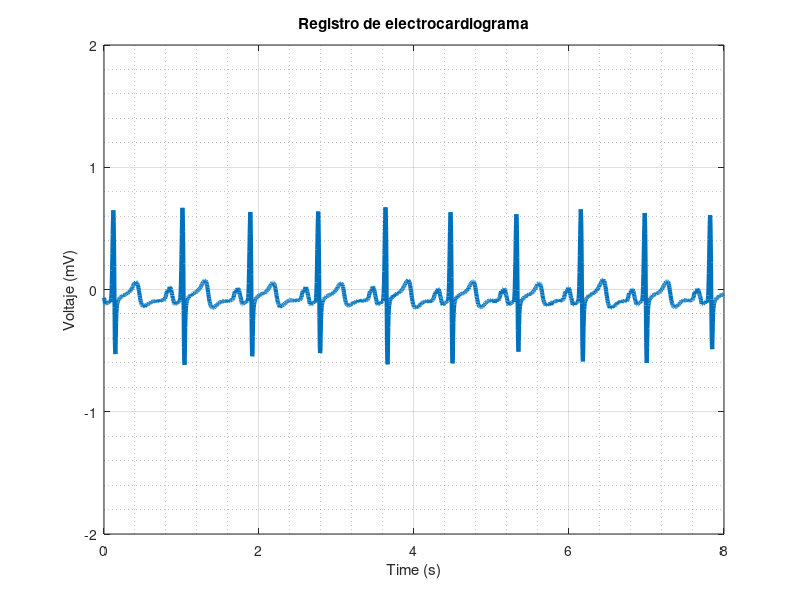

Recreate this plot in MATLAB. (Note: this script raises an error after producing the figure.)
%% CURSO BASICO DE MATLAB - 2021 (ecg_apnea.m)
% -------------------------------------------------------------------------
% David Lopez-Garcia
% dlopez@ugr.es
% CIMCYC - Universidad de Granada
% -------------------------------------------------------------------------

clc
clear all

% En este ejercicio vamos a trabajar con un registro de
% electrocardiograma, para ello, lo primero que vamos a hacer es cargar los
% datos al workspace de Matlab:

load sample_ecg_data.mat;

% Cuando cargamos este archivo se nos cargan dos variables:
%
% ecg: Vector de datos de ECG [niveles de voltage].
% time: Vector con los valores temporales que corresponden a cada muestra.

%% 1. Calculo de la freq de muestreo del registro:
% Para calcular la freq de muestreo del registro, calculamos la
% diferencia temporal entre dos muestras del mismo. Esto nos indica cada
% cuanto tiempo se tomaron esas muestras (period). La freq de
% muestreo siempre sera la inversa del period.

period = time(2)-time(1);
freq = 1 / period;

%% Representacion estatica del registro:
% Ahora vamos a hacer una representacion estatica del registro.

figure(1);  % Inicializamos una figura
plot(time,ecg,'LineWidth',3); % Representamos el registro completo

% Ponemos titulo al grafico y a los ejes:
title('Registro de electrocardiograma');
xlabel('Time (s)');
ylabel('Voltaje (mV)')

% Ajustamos los limites de los ejes:
xlim([0 8]);
ylim([-2 2]);

% Activamos el grid bajo la figura
grid on
grid minor

%% Contar los pulsos:

n_peaks = 0;
counting = 0;

for i = 1 : length(ecg)
    if ecg(i) > .4 && ecg(i+1) > ecg(i) && counting == false
        n_peaks = n_peaks + 1;
        counting = true;
    end
    
    if ecg(i) > .4 && ecg(i+1) < .4 && counting == true
        counting = false;
    end
end

%% Otra forma 1:
[amplitude, location] = findpeaks(ecg,'MinPeakProminence',0.5);
n_peaks = length(location);

% Representacion:
figure(2)
findpeaks(ecg,'MinPeakProminence',0.5);


%% Otra forma 2:
% Podemos ver que valores estan por encima de 0.5 y buscar clusters de unos
% con la funcion bwconncomp
clusters = bwconncomp(ecg>.5);
n_peaks = clusters.NumObjects;

%% Representacion dinamica del registro:
n_peaks = 0;
counting = 0;

figure(3);

for i = 1 : length(ecg)-1
    
    if ecg(i) > .4 && ecg(i+1) > ecg(i) && counting == false
        beep
        n_peaks = n_peaks + 1;
        counting = true;
    end
    
    if ecg(i) > .4 && ecg(i+1) < .4 && counting == true
        counting = false;
        
    end
    
    plot(time(1:i),ecg(1:i),'r');
    xlim([0 8]);
    ylim([-3 3]);
    hold on
    pause(period/3)
end




